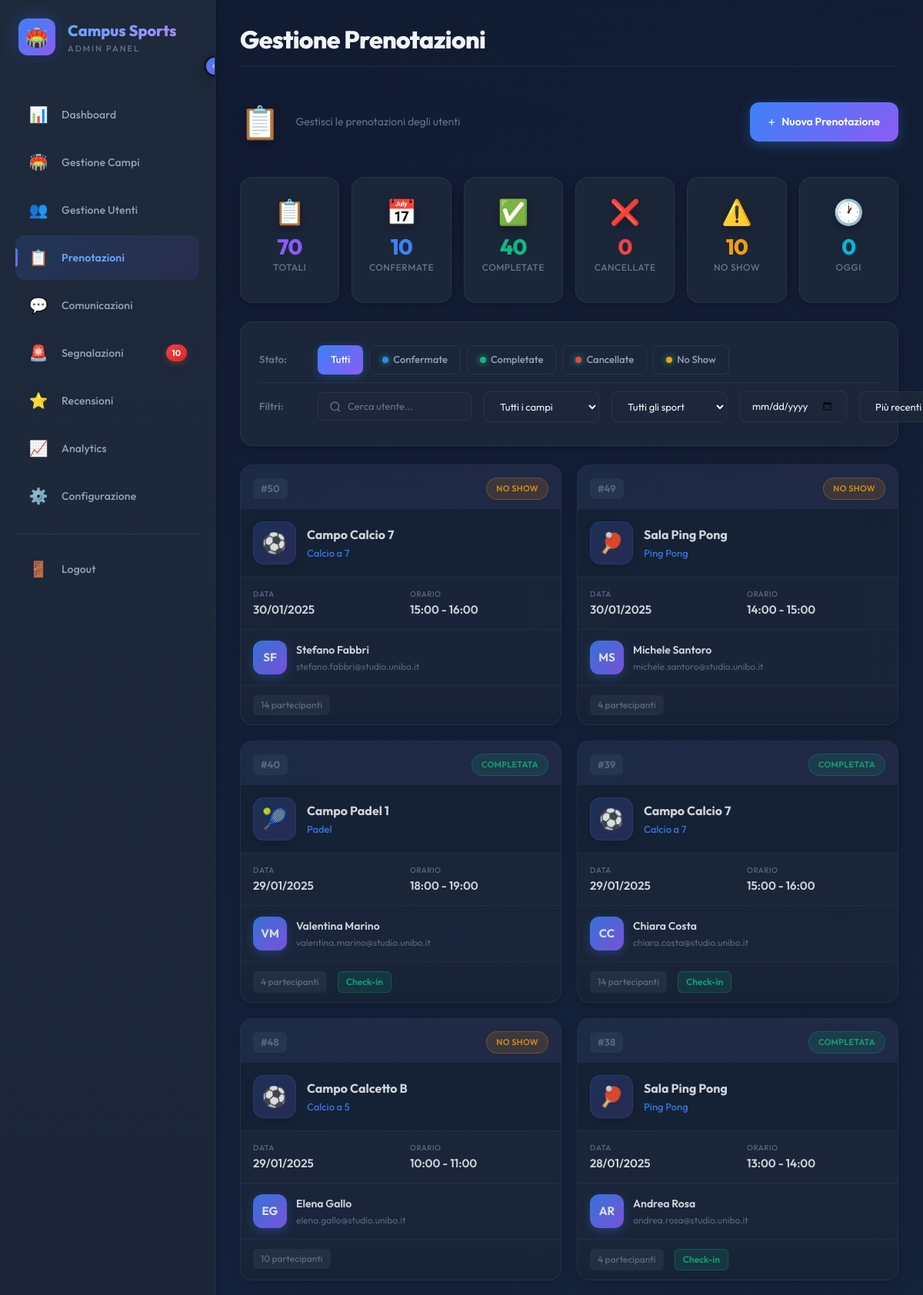
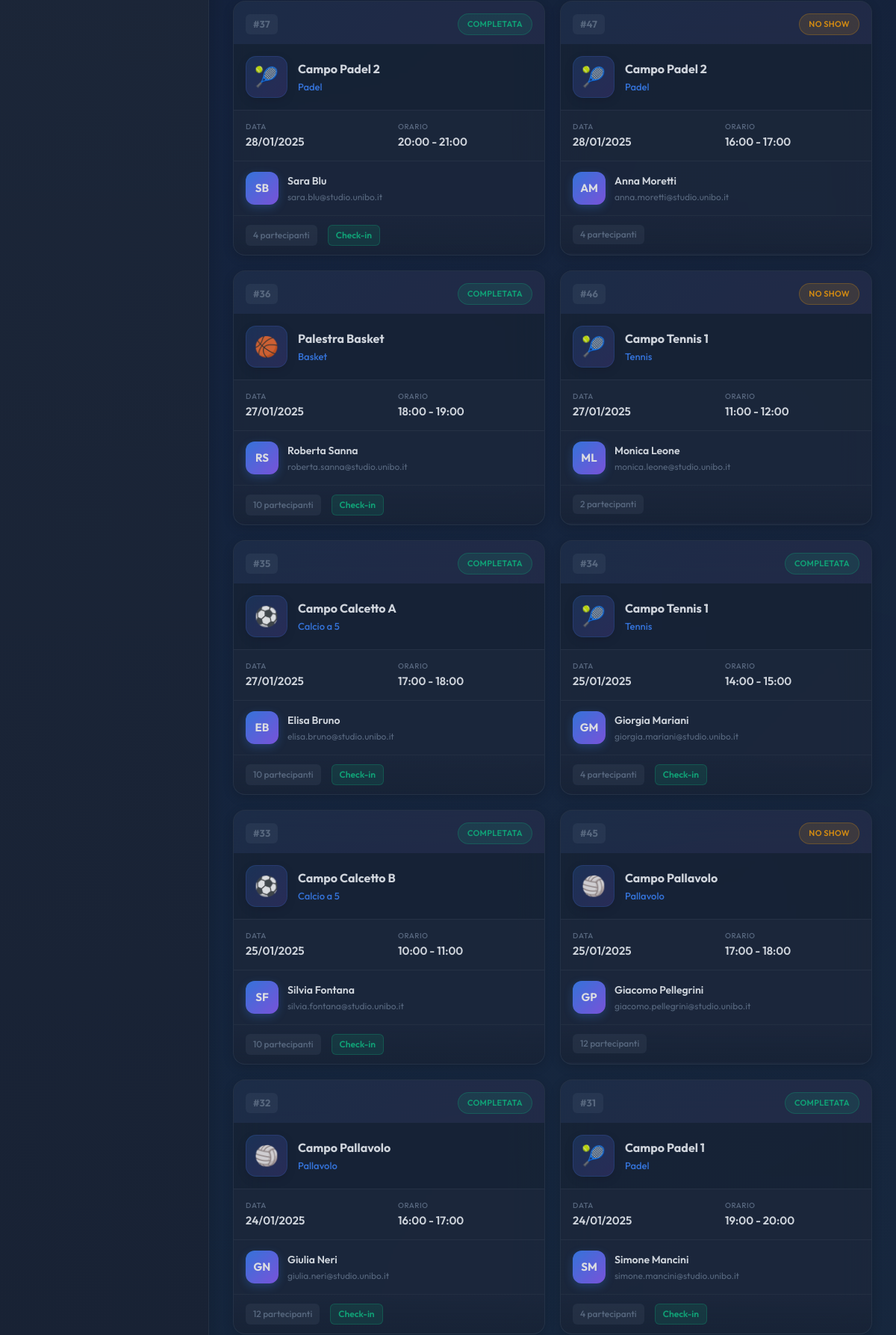
The page /admin/gestione-prenotazioni.php (signed in, upper part) on the database its author committed (2 pictures, top to bottom).
### tables this page shows
CREATE TABLE IF NOT EXISTS `prenotazioni` (
  `prenotazione_id` INT NOT NULL AUTO_INCREMENT,
  `user_id` INT NOT NULL,
  `campo_id` INT NOT NULL,
  `data_prenotazione` DATE NOT NULL,
  `ora_inizio` TIME NOT NULL,
  `ora_fine` TIME NOT NULL,
  `num_partecipanti` INT NOT NULL,
  `stato` ENUM('confermata', 'cancellata', 'completata', 'no_show', 'in_attesa') NOT NULL DEFAULT 'confermata',
  `check_in_effettuato` TINYINT NOT NULL DEFAULT 0,
  `ora_check_in` DATETIME NULL,
  `note` TEXT NULL,
  `cancellazione_tardiva` TINYINT NOT NULL DEFAULT 0,
  `motivo_cancellazione` TEXT NULL,
  `created_at` DATETIME NOT NULL DEFAULT CURRENT_TIMESTAMP,
  `updated_at` DATETIME NOT NULL DEFAULT CURRENT_TIMESTAMP ON UPDATE CURRENT_TIMESTAMP,
  `cancelled_at` DATETIME NULL,
  PRIMARY KEY (`prenotazione_id`),
  UNIQUE INDEX `campo_data_ora_UNIQUE` (`campo_id` ASC, `data_prenotazione` ASC, `ora_inizio` ASC),
  INDEX `fk_prenotazioni_utenti_standard_idx` (`user_id` ASC),
  INDEX `fk_prenotazioni_campi_sportivi_idx` (`campo_id` ASC),
  CONSTRAINT `fk_prenotazioni_utenti_standard`
    FOREIGN KEY (`user_id`)
    REFERENCES `utenti_standard` (`user_id`)
    ON DELETE RESTRICT
    ON UPDATE CASCADE,
  CONSTRAINT `fk_prenotazioni_campi_sportivi`
    FOREIGN KEY (`campo_id`)
    REFERENCES `campi_sportivi` (`campo_id`)
    ON DELETE RESTRICT
    ON UPDATE CASCADE);

CREATE TABLE IF NOT EXISTS `sport` (
  `sport_id` INT NOT NULL AUTO_INCREMENT,
  `nome` VARCHAR(50) NOT NULL,
  `descrizione` TEXT NULL,
  `num_giocatori_standard` INT NULL,
  `icona` VARCHAR(255) NULL,
  `attivo` TINYINT NOT NULL DEFAULT 1,
  PRIMARY KEY (`sport_id`),
  UNIQUE INDEX `nome_UNIQUE` (`nome` ASC));

CREATE TABLE IF NOT EXISTS `campi_sportivi` (
  `campo_id` INT NOT NULL AUTO_INCREMENT,
  `nome` VARCHAR(100) NOT NULL,
  `sport_id` INT NOT NULL,
  `location` VARCHAR(255) NOT NULL,
  `descrizione` TEXT NULL,
  `capienza_max` INT NOT NULL,
  `tipo_superficie` ENUM('erba_naturale', 'erba_sintetica', 'parquet', 'cemento', 'terra_battuta', 'resina', 'tartan') NOT NULL,
  `tipo_campo` ENUM('indoor', 'outdoor') NOT NULL,
  `lunghezza_m` DECIMAL(5,2) NULL,
  `larghezza_m` DECIMAL(5,2) NULL,
  `orario_apertura` TIME NOT NULL,
  `orario_chiusura` TIME NOT NULL,
  `stato` ENUM('disponibile', 'manutenzione', 'chiuso') NOT NULL DEFAULT 'disponibile',
  `rating_medio` DECIMAL(2,1) NOT NULL DEFAULT 0,
  `num_recensioni` INT NOT NULL DEFAULT 0,
  `created_by` INT NOT NULL,
  `created_at` DATETIME NOT NULL DEFAULT CURRENT_TIMESTAMP,
  `updated_at` DATETIME NOT NULL DEFAULT CURRENT_TIMESTAMP ON UPDATE CURRENT_TIMESTAMP,
  PRIMARY KEY (`campo_id`),
  UNIQUE INDEX `nome_UNIQUE` (`nome` ASC),
  INDEX `fk_campi_sportivi_sport_idx` (`sport_id` ASC),
  INDEX `fk_campi_sportivi_admins_idx` (`created_by` ASC),
  CONSTRAINT `fk_campi_sportivi_sport`
    FOREIGN KEY (`sport_id`)
    REFERENCES `sport` (`sport_id`)
    ON DELETE RESTRICT
    ON UPDATE CASCADE,
  CONSTRAINT `fk_campi_sportivi_admins`
    FOREIGN KEY (`created_by`)
    REFERENCES `admins` (`user_id`)
    ON DELETE RESTRICT
    ON UPDATE CASCADE);

CREATE TABLE IF NOT EXISTS `users` (
  `user_id` INT NOT NULL AUTO_INCREMENT,
  `email` VARCHAR(255) NOT NULL,
  `password_hash` VARCHAR(255) NOT NULL,
  `nome` VARCHAR(100) NOT NULL,
  `cognome` VARCHAR(100) NOT NULL,
  `telefono` VARCHAR(20) NULL,
  `ruolo` ENUM('user', 'admin') NOT NULL,
  `stato` ENUM('attivo', 'sospeso', 'bannato') NOT NULL DEFAULT 'attivo',
  `ultimo_accesso` DATETIME NULL,
  `created_at` DATETIME NOT NULL DEFAULT CURRENT_TIMESTAMP,
  `updated_at` DATETIME NOT NULL DEFAULT CURRENT_TIMESTAMP ON UPDATE CURRENT_TIMESTAMP,
  PRIMARY KEY (`user_id`),
  UNIQUE INDEX `email_UNIQUE` (`email` ASC));

### admin/template/gestione-prenotazioni.php (the view, shortened to what the rows shown need)
<?php
function getInitials($nome, $cognome = '') {
    $parts = $cognome ? [$nome, $cognome] : explode(' ', $nome);
    $initials = '';
    foreach ($parts as $part) {
        $initials .= strtoupper(substr($part, 0, 1));
    }
    return substr($initials, 0, 2);
}
function getStatoConfig($stato) {
    $config = [
        'confermata' => ['color' => '#3B82F6', 'label' => 'Confermata', 'class' => 'blue'],
        'completata' => ['color' => '#10B981', 'label' => 'Completata', 'class' => 'green'],
        'cancellata' => ['color' => '#EF4444', 'label' => 'Cancellata', 'class' => 'red'],
        'no_show' => ['color' => '#F59E0B', 'label' => 'No Show', 'class' => 'orange']
    ];
    return $config[$stato] ?? $config['confermata'];
}
function isFuturePrenotazione($data, $oraInizio) {
    $prenotazioneDateTime = strtotime($data . ' ' . $oraInizio);
    return $prenotazioneDateTime > time();
}
function getSportEmoji($icona) {
    $emojiMap = [
        'calcio5.png' => '⚽',
        'calcio7.png' => '⚽',
        'basket.png' => '🏀',
        'pallavolo.png' => '🏐',
        'tennis.png' => '🎾',
        'padel.png' => '🎾',
        'badminton.png' => '🏸',
        'pingpong.png' => '🏓'
    ];
    return $emojiMap[$icona] ?? '🏆';
}
$prenotazioni = $templateParams['prenotazioni'] ?? [];
?>
<div class="prenotazioni-grid">
    <?php if (empty($prenotazioni)): ?>
    <div class="no-results">
        <div class="no-results-icon">📭</div>
        <h3>Nessuna prenotazione trovata</h3>
        <p>Non ci sono prenotazioni che corrispondono ai filtri selezionati.</p>
    </div>
    <?php else: ?>
    <?php foreach ($prenotazioni as $prenotazione):
        $statoConfig = getStatoConfig($prenotazione['stato']);
        $isFuture = isFuturePrenotazione($prenotazione['data_prenotazione'], $prenotazione['ora_inizio']);
        $canCancel = $prenotazione['stato'] === 'confermata' && $isFuture;
    ?>
    <div class="prenotazione-card <?= $canCancel ? 'future clickable' : 'past' ?>"
         data-id="<?= $prenotazione['prenotazione_id'] ?>"
         <?php if ($canCancel): ?>
         onclick="apriCancellazione(<?= $prenotazione['prenotazione_id'] ?>, '<?= addslashes($prenotazione['campo_nome']) ?>', '<?= date('d/m/Y', strtotime($prenotazione['data_prenotazione'])) ?> <?= substr($prenotazione['ora_inizio'], 0, 5) ?>-<?= substr($prenotazione['ora_fine'], 0, 5) ?>', '<?= addslashes($prenotazione['user_nome'] . ' ' . $prenotazione['user_cognome']) ?>')"
         <?php endif; ?>>
        <div class="prenotazione-card-header">
            <div class="prenotazione-id">#<?= $prenotazione['prenotazione_id'] ?></div>
            <span class="stato-badge stato-<?= $statoConfig['class'] ?>">
                <?= $statoConfig['label'] ?>
            </span>
        </div>
        <div class="prenotazione-campo">
            <div class="campo-icon"><?= getSportEmoji($prenotazione['sport_icona']) ?></div>
            <div class="campo-info">
                <div class="campo-nome"><?= htmlspecialchars($prenotazione['campo_nome']) ?></div>
                <div class="campo-sport"><?= htmlspecialchars($prenotazione['sport_nome']) ?></div>
            </div>
        </div>
        <div class="prenotazione-datetime">
            <div class="datetime-row">
                <span class="datetime-label">Data</span>
                <span class="datetime-value"><?= date('d/m/Y', strtotime($prenotazione['data_prenotazione'])) ?></span>
            </div>
            <div class="datetime-row">
                <span class="datetime-label">Orario</span>
                <span class="datetime-value"><?= substr($prenotazione['ora_inizio'], 0, 5) ?> - <?= substr($prenotazione['ora_fine'], 0, 5) ?></span>
            </div>
        </div>
        <div class="prenotazione-user">
            <div class="user-avatar-small"><?= getInitials($prenotazione['user_nome'], $prenotazione['user_cognome']) ?></div>
            <div class="user-info-small">
                <div class="user-name-small"><?= htmlspecialchars($prenotazione['user_nome'] . ' ' . $prenotazione['user_cognome']) ?></div>
                <div class="user-email-small"><?= htmlspecialchars($prenotazione['user_email']) ?></div>
            </div>
        </div>
        <div class="prenotazione-footer">
            <div class="footer-meta">
                <span class="partecipanti-count"><?= $prenotazione['num_partecipanti'] ?> partecipant<?= $prenotazione['num_partecipanti'] > 1 ? 'i' : 'e' ?></span>
                <?php if ($prenotazione['check_in_effettuato']): ?>
                <span class="check-in-done">Check-in</span>
                <?php endif; ?>
            </div>
        </div>
    </div>
    <?php endforeach; ?>
    <?php endif; ?>
</div>

### rows shown on the page
prenotazioni: prenotazione_id "50", stato "NO SHOW", sport.icona "⚽", campo.nome "Campo Calcio 7", sport.nome "Calcio a 7", data_prenotazione "30/01/2025", ora_inizio "15:00", ora_fine "16:00", users.nome+cognome "SF", users.nome+cognome "Stefano Fabbri", users.email "stefano.fabbri@studio.unibo.it", num_partecipanti "14"
prenotazioni: prenotazione_id "49", stato "NO SHOW", sport.icona "🏓", campo.nome "Sala Ping Pong", sport.nome "Ping Pong", data_prenotazione "30/01/2025", ora_inizio "14:00", ora_fine "15:00", users.nome+cognome "MS", users.nome+cognome "Michele Santoro", users.email "michele.santoro@studio.unibo.it", num_partecipanti "4"
prenotazioni: prenotazione_id "40", stato "COMPLETATA", sport.icona "🎾", campo.nome "Campo Padel 1", sport.nome "Padel", data_prenotazione "29/01/2025", ora_inizio "18:00", ora_fine "19:00", users.nome+cognome "VM", users.nome+cognome "Valentina Marino", users.email "valentina.marino@studio.unibo.it", num_partecipanti "4", check_in_effettuato "Check-in"
prenotazioni: prenotazione_id "39", stato "COMPLETATA", sport.icona "⚽", campo.nome "Campo Calcio 7", sport.nome "Calcio a 7", data_prenotazione "29/01/2025", ora_inizio "15:00", ora_fine "16:00", users.nome+cognome "CC", users.nome+cognome "Chiara Costa", users.email "chiara.costa@studio.unibo.it", num_partecipanti "14", check_in_effettuato "Check-in"
prenotazioni: prenotazione_id "48", stato "NO SHOW", sport.icona "⚽", campo.nome "Campo Calcetto B", sport.nome "Calcio a 5", data_prenotazione "29/01/2025", ora_inizio "10:00", ora_fine "11:00", users.nome+cognome "EG", users.nome+cognome "Elena Gallo", users.email "elena.gallo@studio.unibo.it", num_partecipanti "10"
prenotazioni: prenotazione_id "38", stato "COMPLETATA", sport.icona "🏓", campo.nome "Sala Ping Pong", sport.nome "Ping Pong", data_prenotazione "28/01/2025", ora_inizio "13:00", ora_fine "14:00", users.nome+cognome "AR", users.nome+cognome "Andrea Rosa", users.email "andrea.rosa@studio.unibo.it", num_partecipanti "4", check_in_effettuato "Check-in"
prenotazioni: prenotazione_id "37", stato "COMPLETATA", sport.icona "🎾", campo.nome "Campo Padel 2", sport.nome "Padel", data_prenotazione "28/01/2025", ora_inizio "20:00", ora_fine "21:00", users.nome+cognome "SB", users.nome+cognome "Sara Blu", users.email "sara.blu@studio.unibo.it", num_partecipanti "4", check_in_effettuato "Check-in"
prenotazioni: prenotazione_id "47", stato "NO SHOW", sport.icona "🎾", campo.nome "Campo Padel 2", sport.nome "Padel", data_prenotazione "28/01/2025", ora_inizio "16:00", ora_fine "17:00", users.nome+cognome "AM", users.nome+cognome "Anna Moretti", users.email "anna.moretti@studio.unibo.it", num_partecipanti "4"
prenotazioni: prenotazione_id "36", stato "COMPLETATA", sport.icona "🏀", campo.nome "Palestra Basket", sport.nome "Basket", data_prenotazione "27/01/2025", ora_inizio "18:00", ora_fine "19:00", users.nome+cognome "RS", users.nome+cognome "Roberta Sanna", users.email "roberta.sanna@studio.unibo.it", num_partecipanti "10", check_in_effettuato "Check-in"
prenotazioni: prenotazione_id "46", stato "NO SHOW", sport.icona "🎾", campo.nome "Campo Tennis 1", sport.nome "Tennis", data_prenotazione "27/01/2025", ora_inizio "11:00", ora_fine "12:00", users.nome+cognome "ML", users.nome+cognome "Monica Leone", users.email "monica.leone@studio.unibo.it", num_partecipanti "2"
prenotazioni: prenotazione_id "35", stato "COMPLETATA", sport.icona "⚽", campo.nome "Campo Calcetto A", sport.nome "Calcio a 5", data_prenotazione "27/01/2025", ora_inizio "17:00", ora_fine "18:00", users.nome+cognome "EB", users.nome+cognome "Elisa Bruno", users.email "elisa.bruno@studio.unibo.it", num_partecipanti "10", check_in_effettuato "Check-in"
prenotazioni: prenotazione_id "34", stato "COMPLETATA", sport.icona "🎾", campo.nome "Campo Tennis 1", sport.nome "Tennis", data_prenotazione "25/01/2025", ora_inizio "14:00", ora_fine "15:00", users.nome+cognome "GM", users.nome+cognome "Giorgia Mariani", users.email "giorgia.mariani@studio.unibo.it", num_partecipanti "4", check_in_effettuato "Check-in"
prenotazioni: prenotazione_id "33", stato "COMPLETATA", sport.icona "⚽", campo.nome "Campo Calcetto B", sport.nome "Calcio a 5", data_prenotazione "25/01/2025", ora_inizio "10:00", ora_fine "11:00", users.nome+cognome "SF", users.nome+cognome "Silvia Fontana", users.email "silvia.fontana@studio.unibo.it", num_partecipanti "10", check_in_effettuato "Check-in"
prenotazioni: prenotazione_id "45", stato "NO SHOW", sport.icona "🏐", campo.nome "Campo Pallavolo", sport.nome "Pallavolo", data_prenotazione "25/01/2025", ora_inizio "17:00", ora_fine "18:00", users.nome+cognome "GP", users.nome+cognome "Giacomo Pellegrini", users.email "giacomo.pellegrini@studio.unibo.it", num_partecipanti "12"
prenotazioni: prenotazione_id "32", stato "COMPLETATA", sport.icona "🏐", campo.nome "Campo Pallavolo", sport.nome "Pallavolo", data_prenotazione "24/01/2025", ora_inizio "16:00", ora_fine "17:00", users.nome+cognome "GN", users.nome+cognome "Giulia Neri", users.email "giulia.neri@studio.unibo.it", num_partecipanti "12", check_in_effettuato "Check-in"
prenotazioni: prenotazione_id "31", stato "COMPLETATA", sport.icona "🎾", campo.nome "Campo Padel 1", sport.nome "Padel", data_prenotazione "24/01/2025", ora_inizio "19:00", ora_fine "20:00", users.nome+cognome "SM", users.nome+cognome "Simone Mancini", users.email "simone.mancini@studio.unibo.it", num_partecipanti "4", check_in_effettuato "Check-in"

### other values the page prints
$segnalazioniPendingCount "10"
$templateParams["titolo_pagina"] "Gestione Prenotazioni"
$stats['totale'] "70"
$stats['confermate'] "10"
$stats['completate'] "40"
$stats['cancellate'] "0"
$stats['no_show'] "10"
$stats['oggi'] "0"
